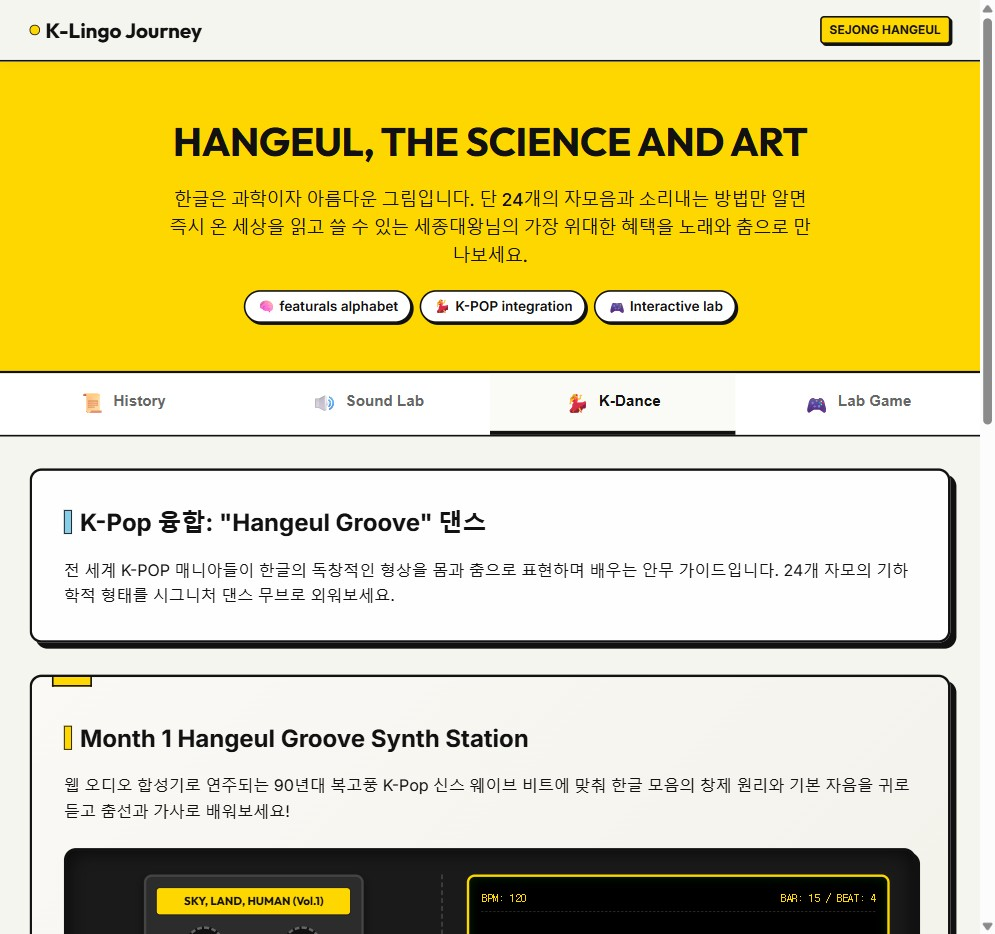
#> input picture klingo_synth_station_live.jpeg, 995 x 934 px
$ python _grid.py ../klingo_synth_station_live.jpeg ../bottom_part.png
#> lines starting #> are read from the running program, lines starting #| are printed output that depends on the picture
# -*- coding: utf-8 -*-
"""배경 프레임에 40px 격자 + 좌표 라벨을 얹어 눈으로 지평선을 짚기 위한 도구."""
import sys
from PIL import Image, ImageDraw

def grid(src, dst, step=40):
#> called with src = '../klingo_synth_station_live.jpeg', dst = '../bottom_part.png', step = 40
    im = Image.open(src).convert("RGB")
#> im is the input picture: PIL image 995x934 RGB; mean R, G, B 219.4, 207.5, 141.1
    w, h = im.size
#> w = 995; h = 934
    d = ImageDraw.Draw(im)
    for x in range(0, w, step):
        d.line([(x, 0), (x, h)], fill=(255, 0, 0) if x % 200 == 0 else (255, 140, 140), width=1)
        if x % 200 == 0:
            d.text((x + 2, 2), str(x), fill=(255, 0, 0))
    for y in range(0, h, step):
        d.line([(0, y), (w, y)], fill=(0, 200, 255) if y % 200 == 0 else (150, 230, 255), width=1)
        d.text((2, y + 2), str(y), fill=(0, 100, 255))
    im.save(dst)
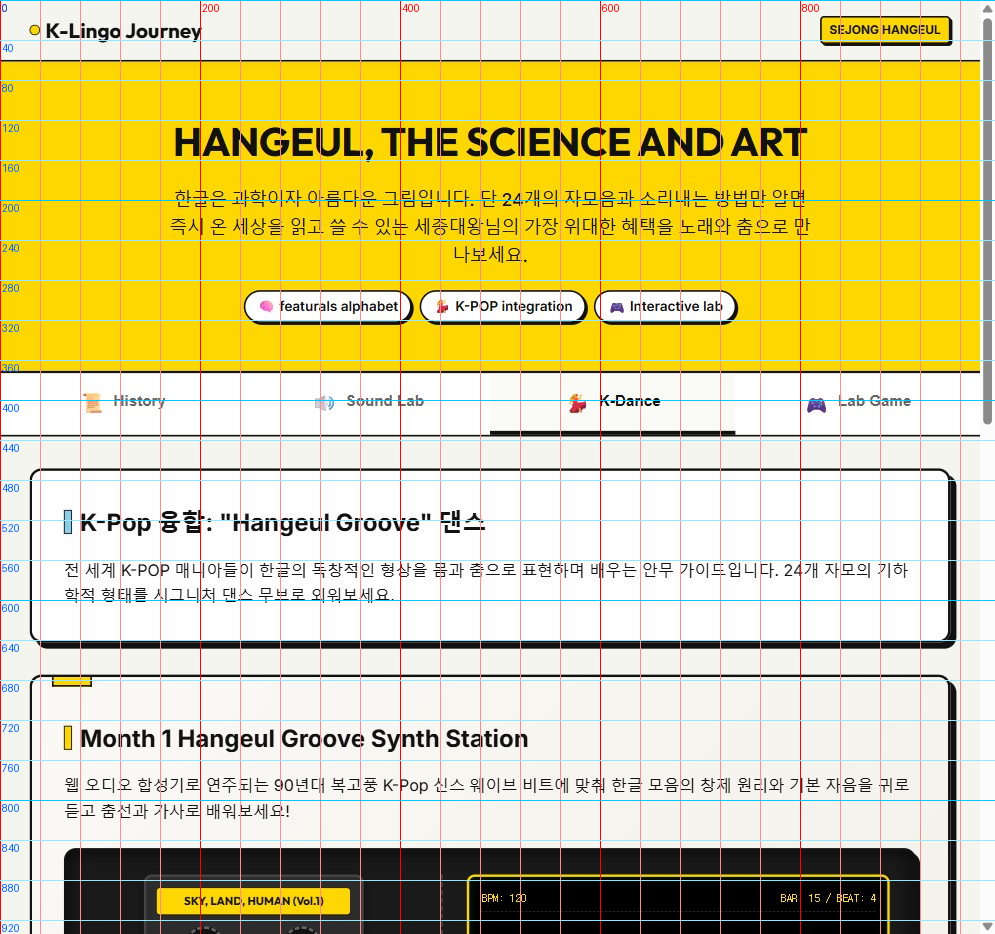
#> saved as bottom_part.png: PIL image 995x934 RGB; mean R, G, B 217.3, 205.3, 143.4

if __name__ == "__main__":
    grid(sys.argv[1], sys.argv[2])
